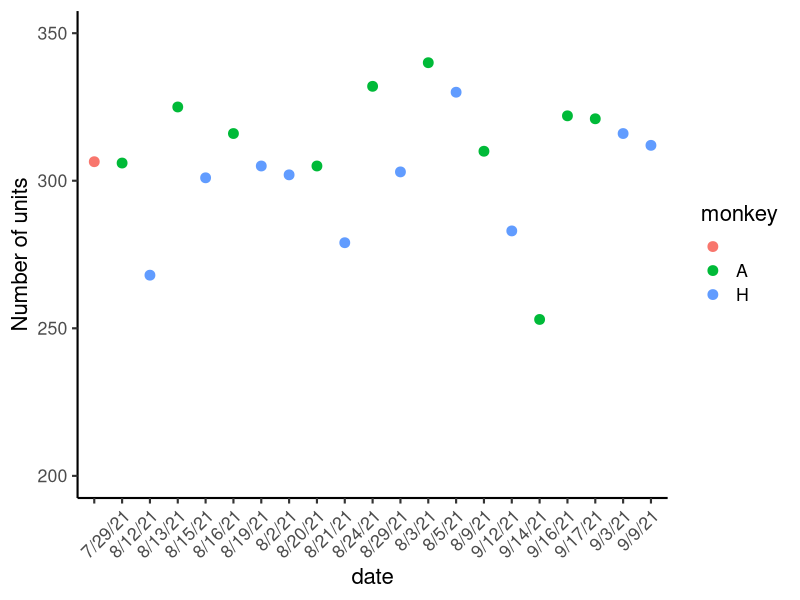
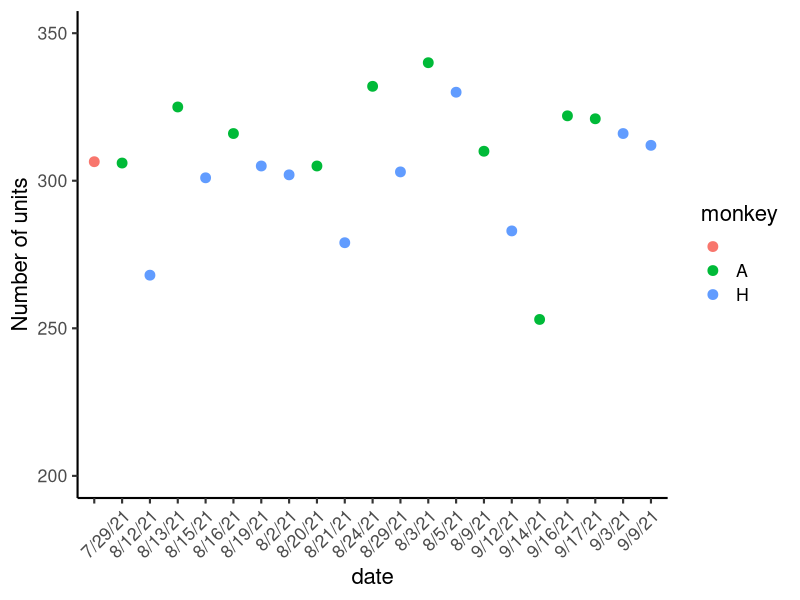

Reproduce these figures in R, in order.
setwd('~/Dropbox (Penn)/Datalogger/Results/All_sessions')
data=read.csv('Session_log_num_units.csv')
data$monkey=as.factor(data$monkey)

library(ggplot2)

setwd(paste('~/Dropbox (Penn)/Datalogger/Results/', sessions[s],"/",sep=""))
ggplot(data = data, aes(x=date, y=num.units, color = monkey))+
  geom_point(size = 3)+ theme_classic(base_size=16)+
  theme(axis.text.x = element_text(angle = 45, hjust = 1, vjust = 1))+
  ylim(200, 350)+ylab('Number of units')
ggsave('Number of units for all sessions.png')